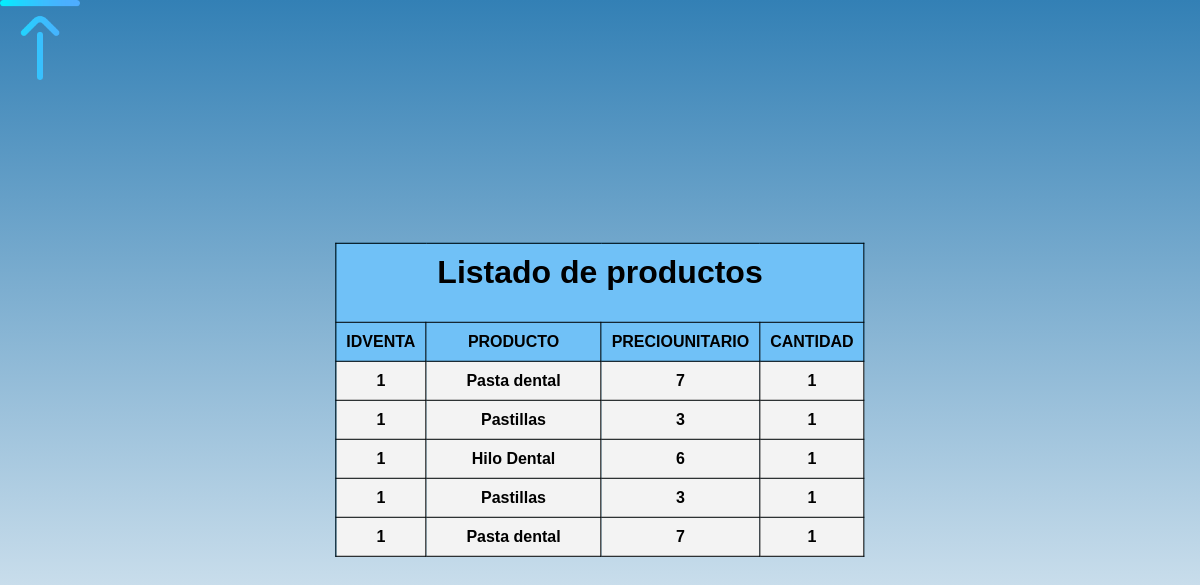
The page /productos.php on the database its author committed.
### tables this page shows
CREATE TABLE `tbtdetalleventa` (
  `ID` int(11) NOT NULL,
  `IDVENTA` int(11) NOT NULL,
  `IDPRODUCTO` int(11) NOT NULL,
  `PRECIOUNITARIO` int(11) NOT NULL,
  `CANTIDAD` int(11) NOT NULL,
  `DESCARGADO` int(11) NOT NULL
);

CREATE TABLE `producto` (
  `CodProducto` int(10) NOT NULL,
  `nomproduc` varchar(300) NOT NULL,
  `imagen` varchar(200) NOT NULL,
  `descripcion` varchar(300) NOT NULL,
  `precio` double NOT NULL
);

### productos.php (the view, shortened to what this page needs)
<html>
<head>
<link rel="stylesheet"href="styleee.css">
</head>
<body>
<?php include('conexion.php');?>
<a href="paginaDoctor.php"><img src="../proyecto_viernes16Actualizado/carrito/productos/volver.png" height="80"></a>
<table>
<tr><th colspan="6"><h1>Listado de productos</h1></th></tr>
<tr>
<th>IDVENTA</th>
<th>PRODUCTO</th>
<th>PRECIOUNITARIO</th>
<th>CANTIDAD</th>
</tr>
<?php
$sql="SELECT * FROM tbtdetalleventa tb inner join producto pr on tb.IDPRODUCTO=pr.CodProducto";
$resultado=mysqli_query($conn,$sql);
while($mostrar=mysqli_fetch_array($resultado))
{
?>
<tr>
    <td><?php echo $mostrar['IDVENTA'] ?></td>
    <td><?php echo $mostrar['nomproduc'] ?></td>
    <td><?php echo $mostrar['PRECIOUNITARIO'] ?></td>
    <td><?php echo $mostrar['CANTIDAD'] ?></td>
</tr>
<?php
}
?>
</table>
</body>
</html>

### styleee.css (style rules this page uses)
body { margin:0; padding: 0; font-family: sans-serif; background: linear-gradient(to bottom,#3380B5,white); }
table { margin: 0; border-collapse: collapse; border: 1px solid black; background: #2CA0DF; top: 50%; left: 50%; position: absolute; transform: translate(-50%,-50%); }
td { padding: 10px 40px; border: 1px solid black; text-align: center; background: #f3f3f3; font-weight: bold; }
th { padding: 10px; border: 1px solid black; background-color:#70C1F7 ; }

### rows shown on the page
tbtdetalleventa: IDVENTA "1", IDPRODUCTO.nomproduc "Pasta dental", PRECIOUNITARIO "7", CANTIDAD "1"
tbtdetalleventa: IDVENTA "1", IDPRODUCTO.nomproduc "Pastillas", PRECIOUNITARIO "3", CANTIDAD "1"
tbtdetalleventa: IDVENTA "1", IDPRODUCTO.nomproduc "Hilo Dental", PRECIOUNITARIO "6", CANTIDAD "1"
tbtdetalleventa: IDVENTA "1", IDPRODUCTO.nomproduc "Pastillas", PRECIOUNITARIO "3", CANTIDAD "1"
tbtdetalleventa: IDVENTA "1", IDPRODUCTO.nomproduc "Pasta dental", PRECIOUNITARIO "7", CANTIDAD "1"
